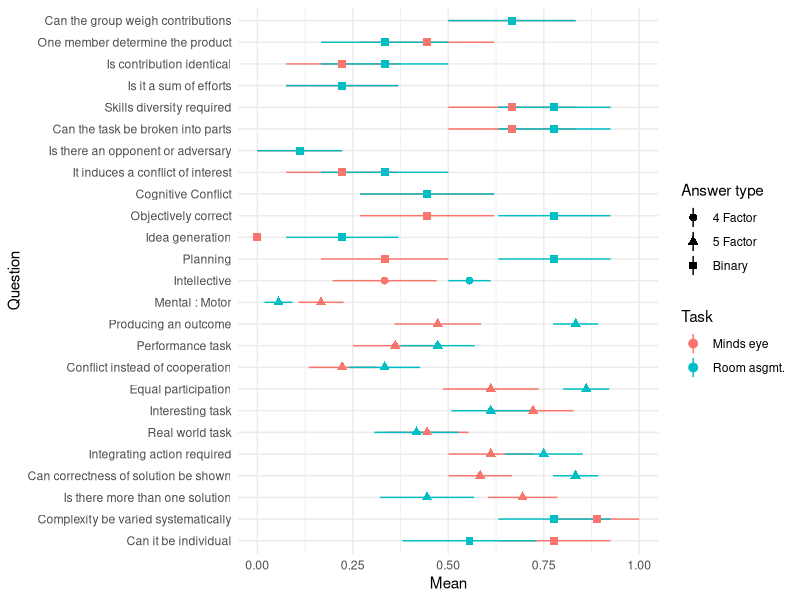
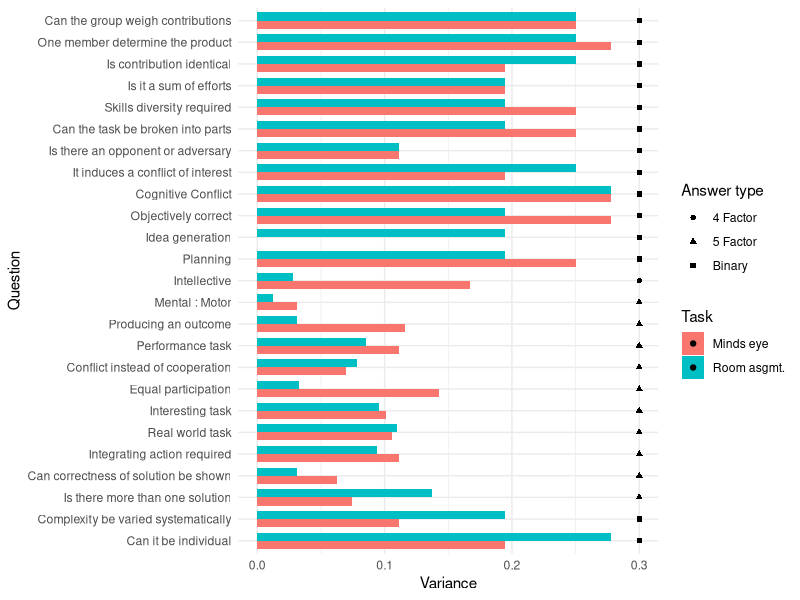

These figures' R source, in order:
## ---- chunk 1
library(dplyr)
library(ggplot2)
library(tidyr)
library(readr)
library(pwr)
library(readr)
## ---- chunk 2

TFLevels = c("Definitely false",
             "Probably false",
             "Neither true nor false",
             "Probably true",
             "Definitely true")
ratioMentalLevels = c("Entirely mental effort",
                      "Moderately mental effort",
                      "About 50–50",
                      "Moderately motor effort",
                      "Entirely motor effort")
intelectiveLevels = c("Purely judgmental: no demonstrably correct answer.", 
                      "Intermediate: correctness of a proposed solution is more difficult, but not impossible.", 
                      "Purely intellective: correctness of a proposed solution can be readily demonstrated.",
                      "Simultaneous: both intellective and judgmental")

p1RawData <- read_csv("Task Mapping P1 Cleaned.csv") %>% 
  mutate(Task = Order) %>% 
  select(-Order) %>% mutate(
    Q3 = Q3=="Yes",
    Q4 = Q4=="Yes",
    Q5_1 = factor(Q5_1, levels = TFLevels),
    Q5_2 = factor(Q5_2, levels = TFLevels),
    Q5_3 = factor(Q5_3, levels = TFLevels),
    Q5_4 = factor(Q5_4, levels = TFLevels),
    Q5_5 = factor(Q5_5, levels = TFLevels),
    Q5_6 = factor(Q5_6, levels = TFLevels),
    Q5_7 = factor(Q5_7, levels = TFLevels),
    Q5_8 = factor(Q5_8, levels = TFLevels),
    Q5_9 = factor(Q5_9, levels = TFLevels),
    Q6 = factor(Q6, levels = ratioMentalLevels),
    Q7 = factor(Q7, levels = intelectiveLevels),
    Q8 = Q8=="Yes",
    Q9 = Q9=="Yes",
    Q10 = Q10=="Yes",
    Q11 = Q11=="Yes",
    Q12 = Q12=="Yes",
    Q13 = Q13=="Yes",
    Q14 = Q14=="Yes",
    Q15 = Q15=="Yes",
    Q16 = Q16=="Yes",
    Q17 = Q17=="Yes",
    Q18 = Q18=="Yes",
    Q19 = Q19=="Yes"
  ) %>% mutate(
    Q3 = as.numeric(Q3),
    Q4 = as.numeric(Q4),
    # Q5_1 = as.numeric(Q5_1),
    # Q5_2 = as.numeric(Q5_2),
    # Q5_3 = as.numeric(Q5_3),
    # Q5_4 = as.numeric(Q5_4),
    # Q5_5 = as.numeric(Q5_5),
    # Q5_6 = as.numeric(Q5_6),
    # Q5_7 = as.numeric(Q5_7),
    # Q5_8 = as.numeric(Q5_8),
    # Q5_9 = as.numeric(Q5_9),
    # Q6 = as.numeric(Q6),
    # Q7 = as.numeric(Q7),
    Q5_1 = (as.numeric(Q5_1)-1)/(length(TFLevels)-1),
    Q5_2 = (as.numeric(Q5_2)-1)/(length(TFLevels)-1),
    Q5_3 = (as.numeric(Q5_3)-1)/(length(TFLevels)-1),
    Q5_4 = (as.numeric(Q5_4)-1)/(length(TFLevels)-1),
    Q5_5 = (as.numeric(Q5_5)-1)/(length(TFLevels)-1),
    Q5_6 = (as.numeric(Q5_6)-1)/(length(TFLevels)-1),
    Q5_7 = (as.numeric(Q5_7)-1)/(length(TFLevels)-1),
    Q5_8 = (as.numeric(Q5_8)-1)/(length(TFLevels)-1),
    Q5_9 = (as.numeric(Q5_9)-1)/(length(TFLevels)-1),
    Q6 = (as.numeric(Q6)-1)/(length(ratioMentalLevels)-1),
    Q7 = (as.numeric(Q7)-1)/(length(intelectiveLevels)-1),
    Q8 = as.numeric(Q8),
    Q9 = as.numeric(Q9),
    Q10 = as.numeric(Q10),
    Q11 = as.numeric(Q11),
    Q12 = as.numeric(Q12),
    Q13 = as.numeric(Q13),
    Q14 = as.numeric(Q14),
    Q15 = as.numeric(Q15),
    Q16 = as.numeric(Q16),
    Q17 = as.numeric(Q17),
    Q18 = as.numeric(Q18),
    Q19 = as.numeric(Q19)
  )

qValues = c("Q3", "Q4", 
            "Q5_1", "Q5_2", "Q5_3", "Q5_4", "Q5_5", "Q5_6", "Q5_7", "Q5_8", "Q5_9", 
            "Q6", "Q7", "Q8", "Q9", "Q10", "Q11", "Q12", "Q13", "Q14", "Q15", "Q16", "Q17", "Q18", "Q19")
qNames = c("Can it be individual", 
           "Complexity be varied systematically", 
           "Is there more than one solution", 
           "Can correctness of solution be shown", 
           "Integrating action required", 
           "Real world task", 
           "Interesting task", 
           "Equal participation", 
           "Conflict instead of cooperation", 
           "Performance task", 
           "Producing an outcome", 
           "Mental : Motor", 
           "Intellective", 
           "Planning", 
           "Idea generation", 
           "Objectively correct", 
           "Cognitive Conflict", 
           "It induces a conflict of interest", 
           "Is there an opponent or adversary", 
           "Can the task be broken into parts", 
           "Skills diversity required", 
           "Is it a sum of efforts", 
           "Is contribution identical", 
           "One member determine the product", 
           "Can the group weigh contributions") 

p1TaskQuestionData = p1RawData %>% 
  select(-Duration,-UserLanguage, -Q20) %>% 
  gather(key="Question",value="Value",-Task, -ResponseId) %>% 
  mutate(
    Respondant = ResponseId,
    Question = factor(Question, levels=qValues),
    Value = as.numeric(Value),
    Type = case_when(
      grepl("Q5_",Question) ~ paste(length(TFLevels),"Factor"),
      Question == "Q6" ~ paste(length(ratioMentalLevels),"Factor"),
      Question == "Q7" ~ paste(length(intelectiveLevels),"Factor"),
      TRUE ~ "Binary"
    ), 
    Task = case_when(
      Task == "MindsEyeTask" ~ "Minds eye",
      Task == "RoomAssignmentTask" ~ "Room asgmt."
    )
    ) %>% select(-ResponseId)

p1QuestionData = p1TaskQuestionData %>%
  group_by(Task,Type,Question) %>%
  summarise(
    Median = median(Value),
    Mean = mean(Value),
    Variance = var(Value),
    Error = sd(Value)/sqrt(n())
  )

ggplot(p1QuestionData, aes(Question,Mean,color=Task,shape=Type)) +
  geom_pointrange(aes(ymin=Mean-Error, ymax=Mean+Error)) +
  # geom_point(aes(x=Question,y=Median)) + 
  scale_x_discrete(labels=qNames) +
  labs(shape = "Answer type") +
  coord_flip() + 
  theme_minimal()

ggplot(p1QuestionData, aes(Question,Variance,fill=Task, width=.75)) +
  geom_col(position = "dodge") + 
  geom_point(aes(x=Question,y=.3,shape=Type)) + 
  scale_x_discrete(labels=qNames) +
  scale_y_continuous(limits = c(0,.3)) +
  labs(shape = "Answer type") +
  coord_flip() + 
  theme_minimal()
